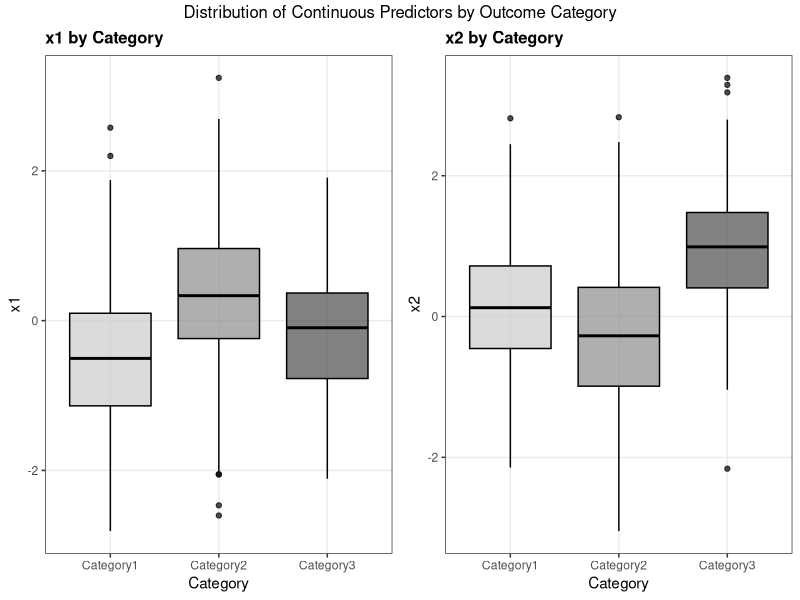
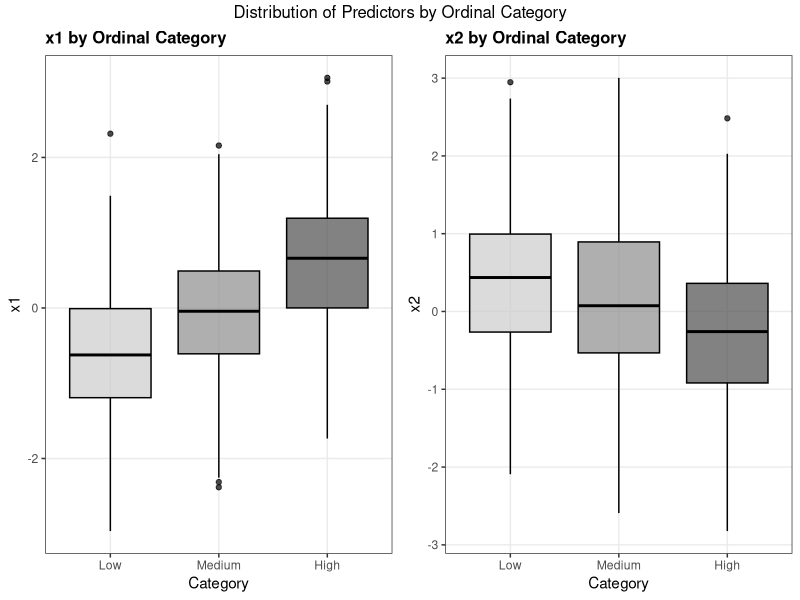
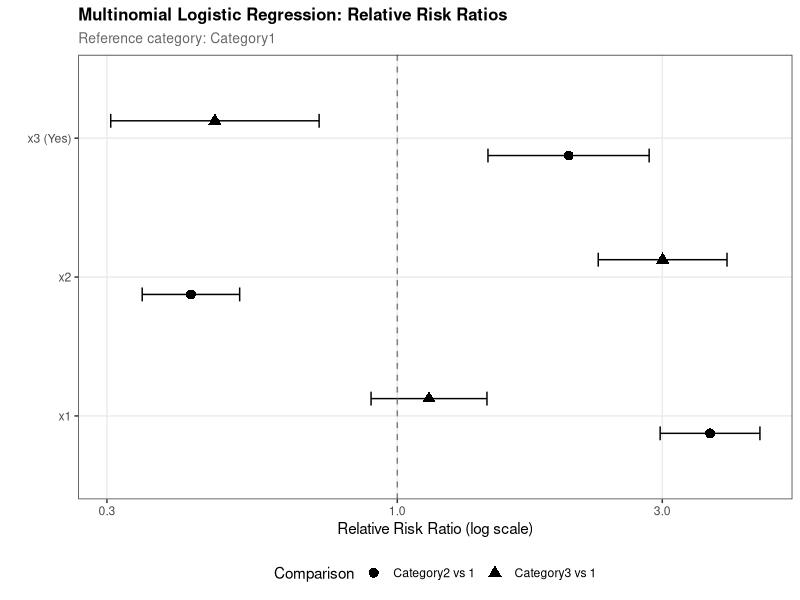
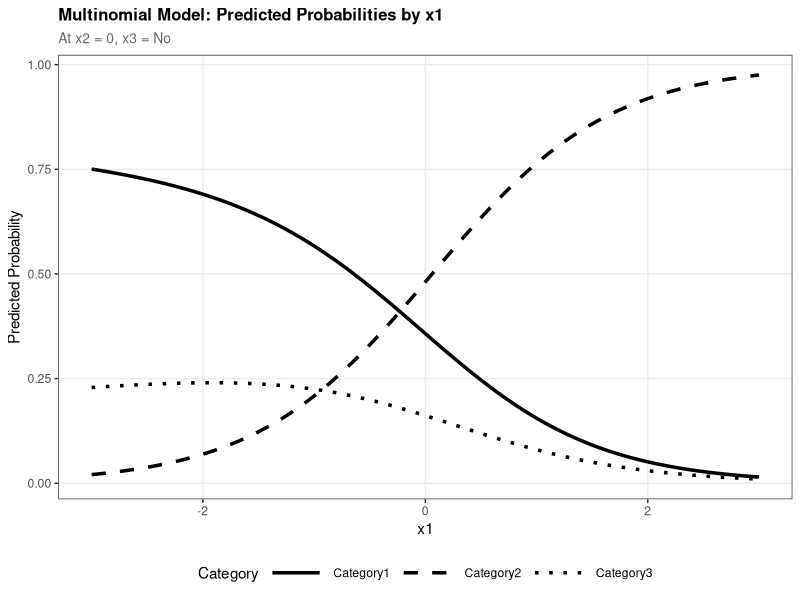
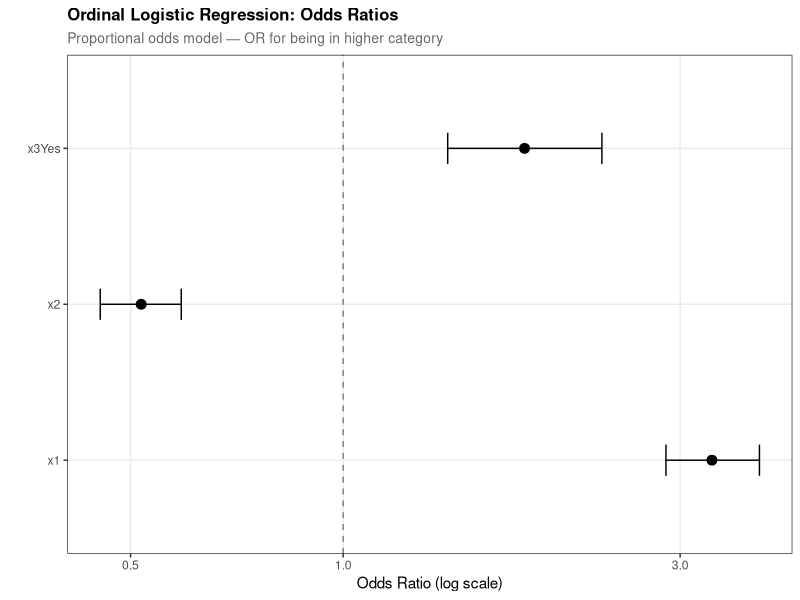
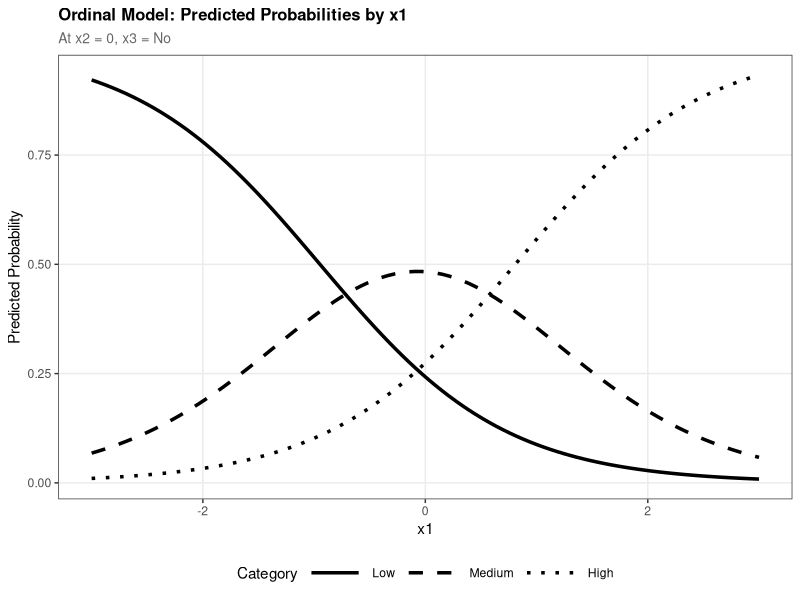
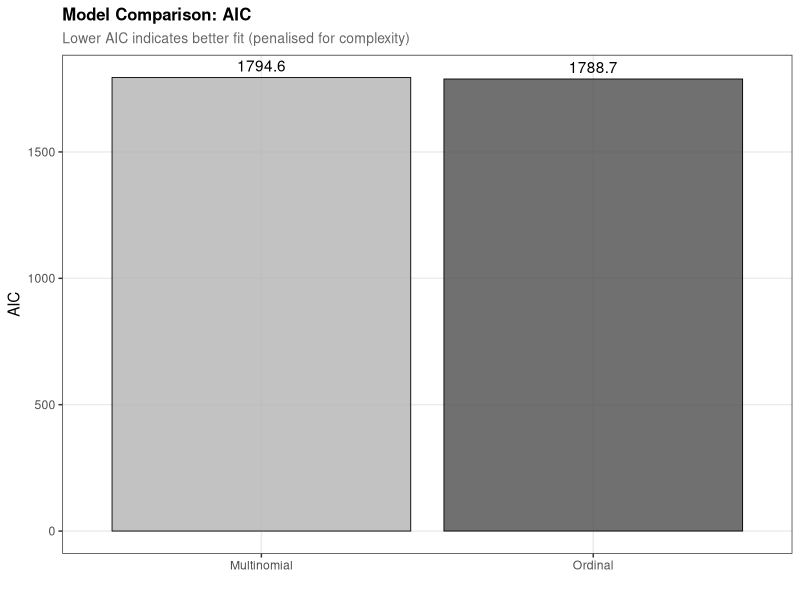
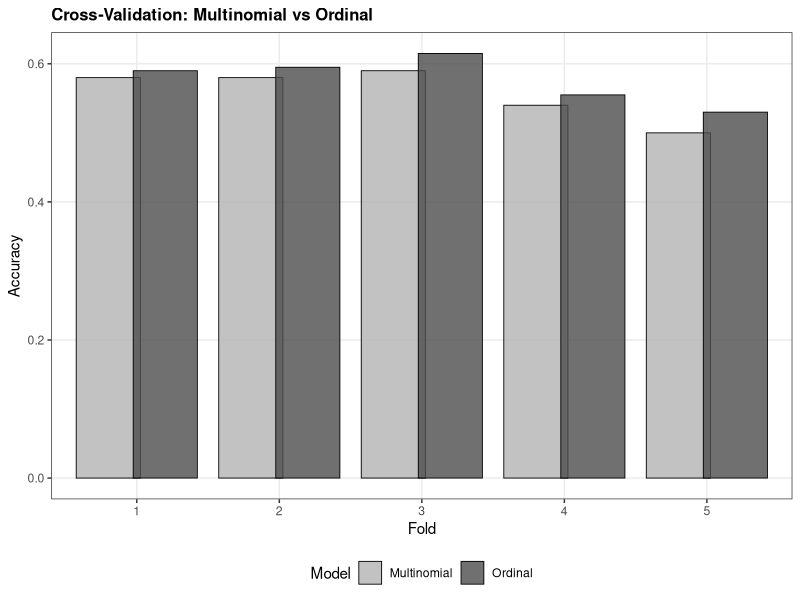

Write R code to recreate these figures, in order.
# ============================================================================
# Chapter 12: Multinomial and Ordinal Logistic Regression
# R Code for Figures and Analysis
#
# This script generates all figures and outputs for Chapter 12
# Required packages: nnet, MASS, VGAM, ordinal, tidyverse, ggplot2
# ============================================================================
# Load required packages
library(nnet)
library(MASS)
library(VGAM)
library(ordinal)
library(tidyverse)
library(ggplot2)
library(gridExtra)
# Set seed for reproducibility
set.seed(123)
# Create output directories if they don't exist
if (!dir.exists("figures")) dir.create("figures")
if (!dir.exists("output")) dir.create("output")
# Set ggplot B&W theme for consistency
theme_set(theme_bw(base_size = 11) +
            theme(
              panel.grid.minor = element_blank(),
              plot.title = element_text(face = "bold", size = 12),
              plot.subtitle = element_text(size = 10, color = "grey40"),
              legend.position = "right",
              strip.background = element_rect(fill = "grey95"),
              strip.text = element_text(face = "bold")
            ))
cat("\n=======================================================\n")
cat("CHAPTER 12: MULTINOMIAL AND ORDINAL LOGISTIC REGRESSION\n")
cat("=======================================================\n\n")
# ============================================================================
# Section 12.2: Simulate Multinomial Data
# ============================================================================
cat("Simulating multinomial data...\n")
simulate_multinomial_data <- function(n = 1000, seed = 123) {
  set.seed(seed)
  # Predictors
  x1 <- rnorm(n)
  x2 <- rnorm(n)
  x3 <- rbinom(n, 1, 0.5)
  # Linear predictors for each category (relative to reference Category 1)
  lp2 <- 0.5 + 1.2 * x1 - 0.8 * x2 + 0.5 * x3
  lp3 <- -0.8 + 0.3 * x1 + 1.1 * x2 - 0.7 * x3
  # Calculate multinomial probabilities
  denom <- 1 + exp(lp2) + exp(lp3)
  p1 <- 1 / denom
  p2 <- exp(lp2) / denom
  p3 <- exp(lp3) / denom
  # Generate category based on probabilities
  probs <- cbind(p1, p2, p3)
  y <- apply(probs, 1, function(p) sample(1:3, 1, prob = p))
  data <- data.frame(
    y = factor(y, levels = 1:3, labels = c("Category1", "Category2", "Category3")),
    x1 = x1,
    x2 = x2,
    x3 = factor(x3, labels = c("No", "Yes"))
  )
  return(data)
}
multi_data <- simulate_multinomial_data(n = 1000)
# Data summary
sink("output/multinomial_data_summary.txt")
cat("=== Multinomial Data Summary ===\n\n")
cat("Sample size:", nrow(multi_data), "\n\n")
cat("Outcome distribution:\n")
print(table(multi_data$y))
cat("\nProportions:\n")
print(round(prop.table(table(multi_data$y)), 3))
cat("\nTrue model:\n")
cat("Category 2 vs 1: logit = 0.5 + 1.2*x1 - 0.8*x2 + 0.5*x3\n")
cat("Category 3 vs 1: logit = -0.8 + 0.3*x1 + 1.1*x2 - 0.7*x3\n")
sink()
# Figure 12.1: Predictors by category
fig12_1a <- ggplot(multi_data, aes(x = y, y = x1, fill = y)) +
  geom_boxplot(alpha = 0.7, colour = "black") +
  scale_fill_manual(values = c("Category1" = "grey80", "Category2" = "grey55",
                               "Category3" = "grey30")) +
  labs(title = "x1 by Category", x = "Category", y = "x1") +
  theme(legend.position = "none")
fig12_1b <- ggplot(multi_data, aes(x = y, y = x2, fill = y)) +
  geom_boxplot(alpha = 0.7, colour = "black") +
  scale_fill_manual(values = c("Category1" = "grey80", "Category2" = "grey55",
                               "Category3" = "grey30")) +
  labs(title = "x2 by Category", x = "Category", y = "x2") +
  theme(legend.position = "none")
fig12_1 <- grid.arrange(fig12_1a, fig12_1b, ncol = 2,
                        top = "Distribution of Continuous Predictors by Outcome Category")
ggsave("figures/fig12_1_predictors_by_category.jpeg", fig12_1, width = 10, height = 5,
       dpi = 300, device = "jpeg")
cat("Saved: figures/fig12_1_predictors_by_category.jpeg\n")
# ============================================================================
# Section 12.3: Multinomial Logistic Regression
# ============================================================================
cat("Fitting multinomial logistic regression...\n")
# Fit multinomial model (Category1 is reference)
multi_model <- multinom(y ~ x1 + x2 + x3, data = multi_data, trace = FALSE)
# Extract coefficients and standard errors
multi_coef <- coef(multi_model)
multi_se <- summary(multi_model)$standard.errors
# Calculate z-values and p-values
z_values <- multi_coef / multi_se
p_values <- 2 * (1 - pnorm(abs(z_values)))
# Calculate relative risk ratios (RRR) and confidence intervals
rrr <- exp(multi_coef)
rrr_lower <- exp(multi_coef - 1.96 * multi_se)
rrr_upper <- exp(multi_coef + 1.96 * multi_se)
sink("output/multinomial_results.txt")
cat("=== Multinomial Logistic Regression Results ===\n\n")
cat("Reference category: Category1\n\n")
cat("--- Coefficients ---\n")
cat("\nCategory2 vs Category1:\n")
cat("  (Intercept):", round(multi_coef[1, 1], 4), "(SE:", round(multi_se[1, 1], 4),
    ", p =", round(p_values[1, 1], 4), ")\n")
cat("  x1:", round(multi_coef[1, 2], 4), "(SE:", round(multi_se[1, 2], 4),
    ", p =", round(p_values[1, 2], 4), ")\n")
cat("  x2:", round(multi_coef[1, 3], 4), "(SE:", round(multi_se[1, 3], 4),
    ", p =", round(p_values[1, 3], 4), ")\n")
cat("  x3Yes:", round(multi_coef[1, 4], 4), "(SE:", round(multi_se[1, 4], 4),
    ", p =", round(p_values[1, 4], 4), ")\n")
cat("\nCategory3 vs Category1:\n")
cat("  (Intercept):", round(multi_coef[2, 1], 4), "(SE:", round(multi_se[2, 1], 4),
    ", p =", round(p_values[2, 1], 4), ")\n")
cat("  x1:", round(multi_coef[2, 2], 4), "(SE:", round(multi_se[2, 2], 4),
    ", p =", round(p_values[2, 2], 4), ")\n")
cat("  x2:", round(multi_coef[2, 3], 4), "(SE:", round(multi_se[2, 3], 4),
    ", p =", round(p_values[2, 3], 4), ")\n")
cat("  x3Yes:", round(multi_coef[2, 4], 4), "(SE:", round(multi_se[2, 4], 4),
    ", p =", round(p_values[2, 4], 4), ")\n")
cat("\n--- Relative Risk Ratios (RRR) ---\n")
cat("\nCategory2 vs Category1:\n")
cat("  x1: RRR =", round(rrr[1, 2], 3), "(95% CI:", round(rrr_lower[1, 2], 3), "-",
    round(rrr_upper[1, 2], 3), ")\n")
cat("  x2: RRR =", round(rrr[1, 3], 3), "(95% CI:", round(rrr_lower[1, 3], 3), "-",
    round(rrr_upper[1, 3], 3), ")\n")
cat("  x3Yes: RRR =", round(rrr[1, 4], 3), "(95% CI:", round(rrr_lower[1, 4], 3), "-",
    round(rrr_upper[1, 4], 3), ")\n")
cat("\nCategory3 vs Category1:\n")
cat("  x1: RRR =", round(rrr[2, 2], 3), "(95% CI:", round(rrr_lower[2, 2], 3), "-",
    round(rrr_upper[2, 2], 3), ")\n")
cat("  x2: RRR =", round(rrr[2, 3], 3), "(95% CI:", round(rrr_lower[2, 3], 3), "-",
    round(rrr_upper[2, 3], 3), ")\n")
cat("  x3Yes: RRR =", round(rrr[2, 4], 3), "(95% CI:", round(rrr_lower[2, 4], 3), "-",
    round(rrr_upper[2, 4], 3), ")\n")
cat("\n--- Model Fit ---\n")
cat("Log-likelihood:", round(as.numeric(logLik(multi_model)), 2), "\n")
cat("AIC:", round(AIC(multi_model), 2), "\n")
cat("BIC:", round(BIC(multi_model), 2), "\n")
sink()
# Figure 12.2: RRR forest plot
rrr_plot_data <- data.frame(
  Comparison = rep(c("Category2 vs 1", "Category3 vs 1"), each = 3),
  Variable = rep(c("x1", "x2", "x3 (Yes)"), 2),
  RRR = c(rrr[1, 2:4], rrr[2, 2:4]),
  Lower = c(rrr_lower[1, 2:4], rrr_lower[2, 2:4]),
  Upper = c(rrr_upper[1, 2:4], rrr_upper[2, 2:4])
)
fig12_2 <- ggplot(rrr_plot_data, aes(x = Variable, y = RRR, shape = Comparison)) +
  geom_point(position = position_dodge(width = 0.5), size = 3, colour = "black") +
  geom_errorbar(aes(ymin = Lower, ymax = Upper),
                position = position_dodge(width = 0.5), width = 0.2, colour = "black") +
  geom_hline(yintercept = 1, linetype = "dashed", colour = "grey50") +
  scale_shape_manual(values = c("Category2 vs 1" = 16, "Category3 vs 1" = 17)) +
  scale_y_log10() +
  coord_flip() +
  labs(title = "Multinomial Logistic Regression: Relative Risk Ratios",
       subtitle = "Reference category: Category1",
       x = "", y = "Relative Risk Ratio (log scale)") +
  theme(legend.position = "bottom")
ggsave("figures/fig12_2_multinomial_rrr.jpeg", fig12_2, width = 8, height = 5,
       dpi = 300, device = "jpeg")
cat("Saved: figures/fig12_2_multinomial_rrr.jpeg\n")
# ============================================================================
# Section 12.4: Multinomial Predicted Probabilities
# ============================================================================
cat("Computing multinomial predicted probabilities...\n")
# Create prediction grid
x1_range <- seq(-3, 3, length.out = 100)
pred_grid <- expand.grid(
  x1 = x1_range,
  x2 = 0,
  x3 = "No"
)
# Get predicted probabilities
multi_probs <- predict(multi_model, newdata = pred_grid, type = "probs")
pred_grid <- cbind(pred_grid, multi_probs)
# Convert to long format
pred_long <- pred_grid %>%
  pivot_longer(cols = c(Category1, Category2, Category3),
               names_to = "Category", values_to = "Probability")
# Figure 12.3: Predicted probabilities
fig12_3 <- ggplot(pred_long, aes(x = x1, y = Probability, linetype = Category)) +
  geom_line(linewidth = 1.2, colour = "black") +
  scale_linetype_manual(values = c("Category1" = "solid", "Category2" = "dashed",
                                   "Category3" = "dotted")) +
  labs(title = "Multinomial Model: Predicted Probabilities by x1",
       subtitle = "At x2 = 0, x3 = No",
       x = "x1", y = "Predicted Probability") +
  theme(legend.position = "bottom",
        legend.key.width = unit(1.5, "cm"))
ggsave("figures/fig12_3_multinomial_predicted_probs.jpeg", fig12_3, width = 8, height = 5,
       dpi = 300, device = "jpeg")
cat("Saved: figures/fig12_3_multinomial_predicted_probs.jpeg\n")
# ============================================================================
# Section 12.5: Multinomial Model Evaluation
# ============================================================================
cat("Evaluating multinomial model...\n")
# Confusion matrix
multi_pred_class <- predict(multi_model, type = "class")
multi_conf <- table(Actual = multi_data$y, Predicted = multi_pred_class)
multi_accuracy <- sum(diag(multi_conf)) / sum(multi_conf)
# Per-class metrics
multi_metrics <- data.frame(
  Category = levels(multi_data$y),
  Precision = NA,
  Recall = NA,
  F1 = NA
)
for (i in 1:3) {
  tp <- multi_conf[i, i]
  fp <- sum(multi_conf[, i]) - tp
  fn <- sum(multi_conf[i, ]) - tp
  multi_metrics$Precision[i] <- tp / (tp + fp)
  multi_metrics$Recall[i] <- tp / (tp + fn)
  multi_metrics$F1[i] <- 2 * multi_metrics$Precision[i] * multi_metrics$Recall[i] /
    (multi_metrics$Precision[i] + multi_metrics$Recall[i])
}
# Cross-validation
set.seed(456)
cv_folds <- 5
fold_idx <- sample(rep(1:cv_folds, length.out = nrow(multi_data)))
cv_accuracy <- numeric(cv_folds)
for (fold in 1:cv_folds) {
  train <- multi_data[fold_idx != fold, ]
  test <- multi_data[fold_idx == fold, ]
  cv_model <- multinom(y ~ x1 + x2 + x3, data = train, trace = FALSE)
  cv_pred <- predict(cv_model, newdata = test, type = "class")
  cv_accuracy[fold] <- mean(cv_pred == test$y)
}
sink("output/multinomial_evaluation.txt")
cat("=== Multinomial Model Evaluation ===\n\n")
cat("--- Confusion Matrix ---\n")
print(multi_conf)
cat("\nOverall Accuracy:", round(multi_accuracy, 4), "\n")
cat("\n--- Per-Class Metrics ---\n")
print(multi_metrics, row.names = FALSE)
cat("\n--- 5-Fold Cross-Validation ---\n")
cat("Fold accuracies:", round(cv_accuracy, 4), "\n")
cat("Mean CV Accuracy:", round(mean(cv_accuracy), 4), "\n")
cat("SD:", round(sd(cv_accuracy), 4), "\n")
sink()
# ============================================================================
# Section 12.6: Simulate Ordinal Data
# ============================================================================
cat("Simulating ordinal data...\n")
simulate_ordinal_data <- function(n = 1000, seed = 456) {
  set.seed(seed)
  # Predictors
  x1 <- rnorm(n)
  x2 <- rnorm(n)
  x3 <- rbinom(n, 1, 0.5)
  # Latent continuous variable
  latent <- 1.2 * x1 - 0.8 * x2 + 0.5 * x3 + rlogis(n)
  # Cutpoints for 3 categories
  cutpoints <- c(-1, 1)
  # Create ordered outcome
  y <- cut(latent, breaks = c(-Inf, cutpoints, Inf), labels = FALSE)
  data <- data.frame(
    y = ordered(y, levels = 1:3, labels = c("Low", "Medium", "High")),
    x1 = x1,
    x2 = x2,
    x3 = factor(x3, labels = c("No", "Yes"))
  )
  return(data)
}
ord_data <- simulate_ordinal_data(n = 1000)
sink("output/ordinal_data_summary.txt")
cat("=== Ordinal Data Summary ===\n\n")
cat("Sample size:", nrow(ord_data), "\n\n")
cat("Outcome distribution:\n")
print(table(ord_data$y))
cat("\nProportions:\n")
print(round(prop.table(table(ord_data$y)), 3))
cat("\nTrue model (latent variable):\n")
cat("y* = 1.2*x1 - 0.8*x2 + 0.5*x3 + logistic_error\n")
cat("Cutpoints: -1, 1\n")
sink()
# Figure 12.4: Ordinal predictors
fig12_4a <- ggplot(ord_data, aes(x = y, y = x1, fill = y)) +
  geom_boxplot(alpha = 0.7, colour = "black") +
  scale_fill_manual(values = c("Low" = "grey80", "Medium" = "grey55",
                               "High" = "grey30")) +
  labs(title = "x1 by Ordinal Category", x = "Category", y = "x1") +
  theme(legend.position = "none")
fig12_4b <- ggplot(ord_data, aes(x = y, y = x2, fill = y)) +
  geom_boxplot(alpha = 0.7, colour = "black") +
  scale_fill_manual(values = c("Low" = "grey80", "Medium" = "grey55",
                               "High" = "grey30")) +
  labs(title = "x2 by Ordinal Category", x = "Category", y = "x2") +
  theme(legend.position = "none")
fig12_4 <- grid.arrange(fig12_4a, fig12_4b, ncol = 2,
                        top = "Distribution of Predictors by Ordinal Category")
ggsave("figures/fig12_4_ordinal_predictors.jpeg", fig12_4, width = 10, height = 5,
       dpi = 300, device = "jpeg")
cat("Saved: figures/fig12_4_ordinal_predictors.jpeg\n")
# ============================================================================
# Section 12.7: Ordinal Logistic Regression (Proportional Odds)
# ============================================================================
cat("Fitting ordinal logistic regression...\n")
# Fit proportional odds model
ord_model <- polr(y ~ x1 + x2 + x3, data = ord_data, Hess = TRUE)
# Extract coefficients
ord_summary <- coef(summary(ord_model))
ord_coef <- coef(ord_model)
ord_se <- ord_summary[1:length(ord_coef), "Std. Error"]
ord_tval <- ord_summary[1:length(ord_coef), "t value"]
ord_pval <- 2 * (1 - pnorm(abs(ord_tval)))
# Thresholds
ord_thresholds <- ord_model$zeta
# Odds ratios (note: polr uses opposite sign convention)
ord_or <- exp(ord_coef)  # For increase in Y
ord_ci <- confint(ord_model)
ord_or_lower <- exp(ord_ci[, 1])
ord_or_upper <- exp(ord_ci[, 2])
sink("output/ordinal_results.txt")
cat("=== Ordinal Logistic Regression Results ===\n\n")
cat("Proportional Odds Model (cumulative logit)\n\n")
cat("--- Coefficients ---\n")
for (i in 1:length(ord_coef)) {
  cat(names(ord_coef)[i], ":", round(ord_coef[i], 4),
      "(SE:", round(ord_se[i], 4), ", p =", round(ord_pval[i], 4), ")\n")
}
cat("\n--- Thresholds (Intercepts) ---\n")
cat("Low|Medium:", round(ord_thresholds[1], 4), "\n")
cat("Medium|High:", round(ord_thresholds[2], 4), "\n")
cat("\n--- Odds Ratios (for higher category) ---\n")
cat("Note: OR > 1 means predictor increases probability of higher category\n\n")
for (i in 1:length(ord_coef)) {
  cat(names(ord_coef)[i], ": OR =", round(ord_or[i], 3),
      "(95% CI:", round(ord_or_lower[i], 3), "-", round(ord_or_upper[i], 3), ")\n")
}
cat("\n--- Model Fit ---\n")
cat("Log-likelihood:", round(as.numeric(logLik(ord_model)), 2), "\n")
cat("AIC:", round(AIC(ord_model), 2), "\n")
cat("BIC:", round(BIC(ord_model), 2), "\n")
sink()
# Figure 12.5: Ordinal OR forest plot
ord_or_plot <- data.frame(
  Variable = names(ord_coef),
  OR = ord_or,
  Lower = ord_or_lower,
  Upper = ord_or_upper
)
fig12_5 <- ggplot(ord_or_plot, aes(x = Variable, y = OR)) +
  geom_point(size = 3, colour = "black") +
  geom_errorbar(aes(ymin = Lower, ymax = Upper), width = 0.2, colour = "black") +
  geom_hline(yintercept = 1, linetype = "dashed", colour = "grey50") +
  scale_y_log10() +
  coord_flip() +
  labs(title = "Ordinal Logistic Regression: Odds Ratios",
       subtitle = "Proportional odds model \u2014 OR for being in higher category",
       x = "", y = "Odds Ratio (log scale)")
ggsave("figures/fig12_5_ordinal_or.jpeg", fig12_5, width = 8, height = 4,
       dpi = 300, device = "jpeg")
cat("Saved: figures/fig12_5_ordinal_or.jpeg\n")
# ============================================================================
# Section 12.8: Ordinal Predicted Probabilities
# ============================================================================
cat("Computing ordinal predicted probabilities...\n")
# Prediction grid
ord_pred_grid <- expand.grid(
  x1 = x1_range,
  x2 = 0,
  x3 = "No"
)
# Get predicted probabilities
ord_probs <- predict(ord_model, newdata = ord_pred_grid, type = "probs")
ord_pred_grid <- cbind(ord_pred_grid, ord_probs)
# Convert to long format
ord_pred_long <- ord_pred_grid %>%
  pivot_longer(cols = c(Low, Medium, High),
               names_to = "Category", values_to = "Probability") %>%
  mutate(Category = factor(Category, levels = c("Low", "Medium", "High")))
# Figure 12.6: Ordinal predicted probabilities
fig12_6 <- ggplot(ord_pred_long, aes(x = x1, y = Probability, linetype = Category)) +
  geom_line(linewidth = 1.2, colour = "black") +
  scale_linetype_manual(values = c("Low" = "solid", "Medium" = "dashed",
                                   "High" = "dotted")) +
  labs(title = "Ordinal Model: Predicted Probabilities by x1",
       subtitle = "At x2 = 0, x3 = No",
       x = "x1", y = "Predicted Probability") +
  theme(legend.position = "bottom",
        legend.key.width = unit(1.5, "cm"))
ggsave("figures/fig12_6_ordinal_predicted_probs.jpeg", fig12_6, width = 8, height = 5,
       dpi = 300, device = "jpeg")
cat("Saved: figures/fig12_6_ordinal_predicted_probs.jpeg\n")
# ============================================================================
# Section 12.9: Test Proportional Odds Assumption
# ============================================================================
cat("Testing proportional odds assumption...\n")
# Using ordinal package
ord_clm <- clm(y ~ x1 + x2 + x3, data = ord_data)
# Nominal test (tests if coefficients differ across thresholds)
nom_test <- nominal_test(ord_clm)
# Also fit non-proportional odds model with VGAM
nonprop_model <- vglm(y ~ x1 + x2 + x3,
                      family = cumulative(parallel = FALSE),
                      data = ord_data)
# Likelihood ratio test
ll_prop <- logLik(ord_model)
ll_nonprop <- logLik(nonprop_model)
lrt_stat <- -2 * (as.numeric(ll_prop) - as.numeric(ll_nonprop))
df_diff <- attr(ll_nonprop, "df") - attr(ll_prop, "df")
lrt_pval <- pchisq(lrt_stat, df = df_diff, lower.tail = FALSE)
sink("output/proportional_odds_test.txt")
cat("=== Test of Proportional Odds Assumption ===\n\n")
cat("--- Likelihood Ratio Test ---\n")
cat("Comparing: Proportional odds vs Non-proportional odds model\n")
cat("LRT statistic:", round(lrt_stat, 4), "\n")
cat("Degrees of freedom:", df_diff, "\n")
cat("P-value:", round(lrt_pval, 4), "\n\n")
if (length(lrt_pval) > 0 && !is.na(lrt_pval)) {
  if (lrt_pval > 0.05) {
    cat("Conclusion: Proportional odds assumption is NOT rejected (p > 0.05)\n")
    cat("The proportional odds model is appropriate.\n")
  } else {
    cat("Conclusion: Proportional odds assumption IS rejected (p < 0.05)\n")
    cat("Consider partial proportional odds or multinomial model.\n")
  }
} else {
  cat("Warning: Could not calculate p-value for likelihood ratio test.\n")
}
cat("\n--- Nominal Test (per variable) ---\n")
print(nom_test)
sink()
# ============================================================================
# Section 12.10: Ordinal Model Evaluation
# ============================================================================
cat("Evaluating ordinal model...\n")
# Confusion matrix
ord_pred_class <- predict(ord_model, type = "class")
ord_conf <- table(Actual = ord_data$y, Predicted = ord_pred_class)
ord_accuracy <- sum(diag(ord_conf)) / sum(ord_conf)
# Per-class metrics
ord_metrics <- data.frame(
  Category = levels(ord_data$y),
  Precision = NA,
  Recall = NA,
  F1 = NA
)
for (i in 1:3) {
  tp <- ord_conf[i, i]
  fp <- sum(ord_conf[, i]) - tp
  fn <- sum(ord_conf[i, ]) - tp
  ord_metrics$Precision[i] <- tp / (tp + fp)
  ord_metrics$Recall[i] <- tp / (tp + fn)
  ord_metrics$F1[i] <- 2 * ord_metrics$Precision[i] * ord_metrics$Recall[i] /
    (ord_metrics$Precision[i] + ord_metrics$Recall[i])
}
# Cross-validation
set.seed(789)
ord_cv_accuracy <- numeric(cv_folds)
for (fold in 1:cv_folds) {
  train <- ord_data[fold_idx != fold, ]
  test <- ord_data[fold_idx == fold, ]
  cv_model <- polr(y ~ x1 + x2 + x3, data = train, Hess = TRUE)
  cv_pred <- predict(cv_model, newdata = test, type = "class")
  ord_cv_accuracy[fold] <- mean(as.character(cv_pred) == as.character(test$y))
}
sink("output/ordinal_evaluation.txt")
cat("=== Ordinal Model Evaluation ===\n\n")
cat("--- Confusion Matrix ---\n")
print(ord_conf)
cat("\nOverall Accuracy:", round(ord_accuracy, 4), "\n")
cat("\n--- Per-Class Metrics ---\n")
print(ord_metrics, row.names = FALSE)
cat("\n--- 5-Fold Cross-Validation ---\n")
cat("Fold accuracies:", round(ord_cv_accuracy, 4), "\n")
cat("Mean CV Accuracy:", round(mean(ord_cv_accuracy), 4), "\n")
cat("SD:", round(sd(ord_cv_accuracy), 4), "\n")
sink()
# ============================================================================
# Section 12.11: Compare Multinomial vs Ordinal on Same Data
# ============================================================================
cat("Comparing multinomial and ordinal models on ordinal data...\n")
# Fit multinomial to ordinal data (ignoring ordering)
multi_on_ord <- multinom(y ~ x1 + x2 + x3, data = ord_data, trace = FALSE)
# Compare model fit
comparison <- data.frame(
  Model = c("Multinomial", "Ordinal"),
  Parameters = c(8, 5),
  LogLik = c(as.numeric(logLik(multi_on_ord)), as.numeric(logLik(ord_model))),
  AIC = c(AIC(multi_on_ord), AIC(ord_model)),
  BIC = c(BIC(multi_on_ord), BIC(ord_model))
)
# Compare predictions
multi_pred_ord <- predict(multi_on_ord, type = "class")
ord_pred_ord <- predict(ord_model, type = "class")
agreement <- mean(as.character(multi_pred_ord) == as.character(ord_pred_ord))
multi_acc_ord <- mean(as.character(multi_pred_ord) == as.character(ord_data$y))
ord_acc_ord <- mean(as.character(ord_pred_ord) == as.character(ord_data$y))
# Cross-validation comparison
set.seed(999)
cv_comparison <- data.frame(
  Fold = 1:cv_folds,
  Multinomial = NA,
  Ordinal = NA
)
for (fold in 1:cv_folds) {
  train <- ord_data[fold_idx != fold, ]
  test <- ord_data[fold_idx == fold, ]
  cv_multi <- multinom(y ~ x1 + x2 + x3, data = train, trace = FALSE)
  cv_ord <- polr(y ~ x1 + x2 + x3, data = train, Hess = TRUE)
  cv_comparison$Multinomial[fold] <- mean(as.character(predict(cv_multi, newdata = test)) == as.character(test$y))
  cv_comparison$Ordinal[fold] <- mean(as.character(predict(cv_ord, newdata = test)) == as.character(test$y))
}
sink("output/model_comparison.txt")
cat("=== Multinomial vs Ordinal Model Comparison ===\n\n")
cat("(Both models applied to ordinal data)\n\n")
cat("--- Model Fit Statistics ---\n")
print(comparison, row.names = FALSE)
cat("\n--- Prediction Performance ---\n")
cat("Multinomial accuracy:", round(multi_acc_ord, 4), "\n")
cat("Ordinal accuracy:", round(ord_acc_ord, 4), "\n")
cat("Prediction agreement:", round(agreement, 4), "\n")
cat("\n--- Cross-Validation Comparison ---\n")
print(cv_comparison, row.names = FALSE)
cat("\nMean CV Accuracy:\n")
cat("  Multinomial:", round(mean(cv_comparison$Multinomial), 4), "\n")
cat("  Ordinal:", round(mean(cv_comparison$Ordinal), 4), "\n")
cat("\nConclusion:\n")
if (comparison$AIC[2] < comparison$AIC[1]) {
  cat("Ordinal model has lower AIC - preferred for ordinal data\n")
} else {
  cat("Multinomial model has lower AIC\n")
}
cat("Ordinal model uses fewer parameters (", comparison$Parameters[2],
    " vs ", comparison$Parameters[1], ")\n", sep = "")
sink()
# Figure 12.7: Model comparison
fig12_7 <- ggplot(comparison, aes(x = Model, y = AIC, fill = Model)) +
  geom_bar(stat = "identity", alpha = 0.8, colour = "black", linewidth = 0.3) +
  geom_text(aes(label = round(AIC, 1)), vjust = -0.5) +
  scale_fill_manual(values = c("Multinomial" = "grey70", "Ordinal" = "grey30")) +
  labs(title = "Model Comparison: AIC",
       subtitle = "Lower AIC indicates better fit (penalised for complexity)",
       x = "", y = "AIC") +
  theme(legend.position = "none")
ggsave("figures/fig12_7_model_comparison.jpeg", fig12_7, width = 6, height = 5,
       dpi = 300, device = "jpeg")
cat("Saved: figures/fig12_7_model_comparison.jpeg\n")
# Figure 12.8: CV comparison
cv_long <- cv_comparison %>%
  pivot_longer(cols = c(Multinomial, Ordinal), names_to = "Model", values_to = "Accuracy")
fig12_8 <- ggplot(cv_long, aes(x = factor(Fold), y = Accuracy, fill = Model)) +
  geom_bar(stat = "identity", position = position_dodge(width = 0.8), alpha = 0.8,
           colour = "black", linewidth = 0.3) +
  scale_fill_manual(values = c("Multinomial" = "grey70", "Ordinal" = "grey30")) +
  labs(title = "Cross-Validation: Multinomial vs Ordinal",
       x = "Fold", y = "Accuracy") +
  theme(legend.position = "bottom")
ggsave("figures/fig12_8_cv_comparison.jpeg", fig12_8, width = 8, height = 5,
       dpi = 300, device = "jpeg")
cat("Saved: figures/fig12_8_cv_comparison.jpeg\n")
# ============================================================================
# Section 12.12: Summary
# ============================================================================
sink("output/chapter12_summary.txt")
cat("=== Chapter 12 Summary: Multinomial and Ordinal Logistic Regression ===\n\n")
cat("MULTINOMIAL LOGISTIC REGRESSION:\n")
cat("-", rep("-", 50), "\n", sep = "")
cat("Data: n = 1000, 3 unordered categories\n")
cat("Category distribution:", paste(table(multi_data$y), collapse = ", "), "\n\n")
cat("Key RRRs (Category2 vs Category1):\n")
cat("  x1: RRR =", round(rrr[1, 2], 3), "\n")
cat("  x2: RRR =", round(rrr[1, 3], 3), "\n")
cat("Key RRRs (Category3 vs Category1):\n")
cat("  x1: RRR =", round(rrr[2, 2], 3), "\n")
cat("  x2: RRR =", round(rrr[2, 3], 3), "\n")
cat("Accuracy:", round(multi_accuracy, 4), "\n")
cat("CV Accuracy:", round(mean(cv_accuracy), 4), "\n\n")
cat("ORDINAL LOGISTIC REGRESSION:\n")
cat("-", rep("-", 50), "\n", sep = "")
cat("Data: n = 1000, 3 ordered categories (Low < Medium < High)\n")
cat("Category distribution:", paste(table(ord_data$y), collapse = ", "), "\n\n")
cat("Key ORs (for higher category):\n")
cat("  x1: OR =", round(ord_or[1], 3), "\n")
cat("  x2: OR =", round(ord_or[2], 3), "\n")
cat("  x3Yes: OR =", round(ord_or[3], 3), "\n")
cat("Thresholds: Low|Medium =", round(ord_thresholds[1], 3),
    ", Medium|High =", round(ord_thresholds[2], 3), "\n")
cat("Accuracy:", round(ord_accuracy, 4), "\n")
cat("CV Accuracy:", round(mean(ord_cv_accuracy), 4), "\n\n")
cat("PROPORTIONAL ODDS TEST:\n")
cat("-", rep("-", 50), "\n", sep = "")
cat("LRT statistic:", round(lrt_stat, 4), "\n")
cat("P-value:", round(lrt_pval, 4), "\n")
cat("Assumption:", ifelse(lrt_pval > 0.05, "Not rejected", "Rejected"), "\n\n")
cat("MODEL COMPARISON (on ordinal data):\n")
cat("-", rep("-", 50), "\n", sep = "")
cat("Multinomial AIC:", round(AIC(multi_on_ord), 2), "\n")
cat("Ordinal AIC:", round(AIC(ord_model), 2), "\n")
cat("Preferred:", ifelse(AIC(ord_model) < AIC(multi_on_ord), "Ordinal", "Multinomial"), "\n")
sink()
# ============================================================================
# Completion message
# ============================================================================
cat("\n========================================\n")
cat("Chapter 12 R code execution complete!\n")
cat("========================================\n\n")
cat("Figures saved to 'figures/' directory:\n")
cat("  - fig12_1_predictors_by_category.jpeg\n")
cat("  - fig12_2_multinomial_rrr.jpeg\n")
cat("  - fig12_3_multinomial_predicted_probs.jpeg\n")
cat("  - fig12_4_ordinal_predictors.jpeg\n")
cat("  - fig12_5_ordinal_or.jpeg\n")
cat("  - fig12_6_ordinal_predicted_probs.jpeg\n")
cat("  - fig12_7_model_comparison.jpeg\n")
cat("  - fig12_8_cv_comparison.jpeg\n\n")
cat("Output files saved to 'output/' directory:\n")
cat("  - multinomial_data_summary.txt\n")
cat("  - multinomial_results.txt\n")
cat("  - multinomial_evaluation.txt\n")
cat("  - ordinal_data_summary.txt\n")
cat("  - ordinal_results.txt\n")
cat("  - proportional_odds_test.txt\n")
cat("  - ordinal_evaluation.txt\n")
cat("  - model_comparison.txt\n")
cat("  - chapter12_summary.txt\n")
